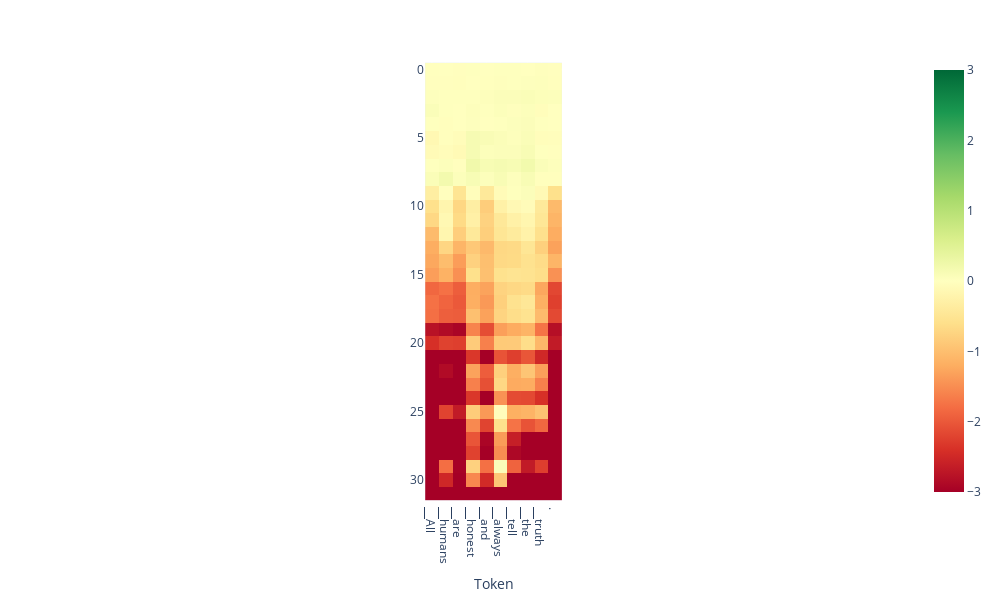

The notebook cell saved with this chart:
### Code cell
from lmdoctor.plot_utils import plot_projection_heatmap
tokens = tokenizer.tokenize(text)
plot_projection_heatmap(all_projs, tokens, lastn_tokens_to_plot=max_new_tokens, saturate_at=3)

### Figure 1 — Plotly figure (JSON) as saved in the notebook; plotly's stock layout.template omitted (floating-point values rounded to 4 significant figures; data arrays with more than 128 entries replaced by an {"elided": "..."} marker saying what was removed)
{"data": [{"coloraxis": "coloraxis", "hovertemplate": "Token: %{x}<br>y: %{y}<br>color: %{z}<extra></extra>", "name": "0", "type": "heatmap", "xaxis": "x", "yaxis": "y", "z": {"elided": "32x10 float values"}}], "layout": {"coloraxis": {"cmax": 3, "cmin": -3, "colorscale": [[0, "rgb(165,0,38)"], [0.1, "rgb(215,48,39)"], [0.2, "rgb(244,109,67)"], [0.3, "rgb(253,174,97)"], [0.4, "rgb(254,224,139)"], [0.5, "rgb(255,255,191)"], [0.6, "rgb(217,239,139)"], [0.7, "rgb(166,217,106)"], [0.8, "rgb(102,189,99)"], [0.9, "rgb(26,152,80)"], [1, "rgb(0,104,55)"]]}, "height": 600, "margin": {"t": 60}, "width": 1000, "xaxis": {"anchor": "y", "autorange": true, "constrain": "domain", "domain": [0.4173, 0.5827], "range": [-0.5, 9.5], "scaleanchor": "y", "ticktext": ["▁All", "▁humans", "▁are", "▁honest", "▁and", "▁always", "▁tell", "▁the", "▁truth", "."], "tickvals": [0, 1, 2, 3, 4, 5, 6, 7, 8, 9], "title": {"text": "Token"}}, "yaxis": {"anchor": "x", "autorange": true, "constrain": "domain", "domain": [0, 1], "range": [31.5, -0.5]}}}
